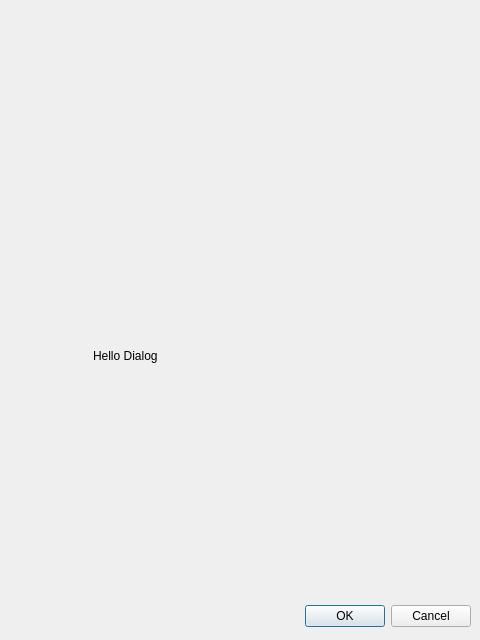
<?xml version="1.0" encoding="UTF-8"?>
<ui version="4.0">
 <class>Dialog</class>
 <widget class="QDialog" name="Dialog">
  <property name="geometry">
   <rect>
    <x>0</x>
    <y>0</y>
    <width>480</width>
    <height>640</height>
   </rect>
  </property>
  <property name="windowTitle">
   <string>Dialog</string>
  </property>
  <widget class="QDialogButtonBox" name="buttonBox">
   <property name="geometry">
    <rect>
     <x>10</x>
     <y>600</y>
     <width>461</width>
     <height>32</height>
    </rect>
   </property>
   <property name="orientation">
    <enum>Qt::Horizontal</enum>
   </property>
   <property name="standardButtons">
    <set>QDialogButtonBox::Cancel|QDialogButtonBox::Ok</set>
   </property>
  </widget>
  <widget class="QLabel" name="label">
   <property name="geometry">
    <rect>
     <x>93</x>
     <y>330</y>
     <width>181</width>
     <height>51</height>
    </rect>
   </property>
   <property name="text">
    <string>Hello Dialog</string>
   </property>
  </widget>
 </widget>
 <resources/>
 <connections>
  <connection>
   <sender>buttonBox</sender>
   <signal>accepted()</signal>
   <receiver>Dialog</receiver>
   <slot>accept()</slot>
   <hints>
    <hint type="sourcelabel">
     <x>248</x>
     <y>254</y>
    </hint>
    <hint type="destinationlabel">
     <x>157</x>
     <y>274</y>
    </hint>
   </hints>
  </connection>
  <connection>
   <sender>buttonBox</sender>
   <signal>rejected()</signal>
   <receiver>Dialog</receiver>
   <slot>reject()</slot>
   <hints>
    <hint type="sourcelabel">
     <x>316</x>
     <y>260</y>
    </hint>
    <hint type="destinationlabel">
     <x>286</x>
     <y>274</y>
    </hint>
   </hints>
  </connection>
 </connections>
</ui>
